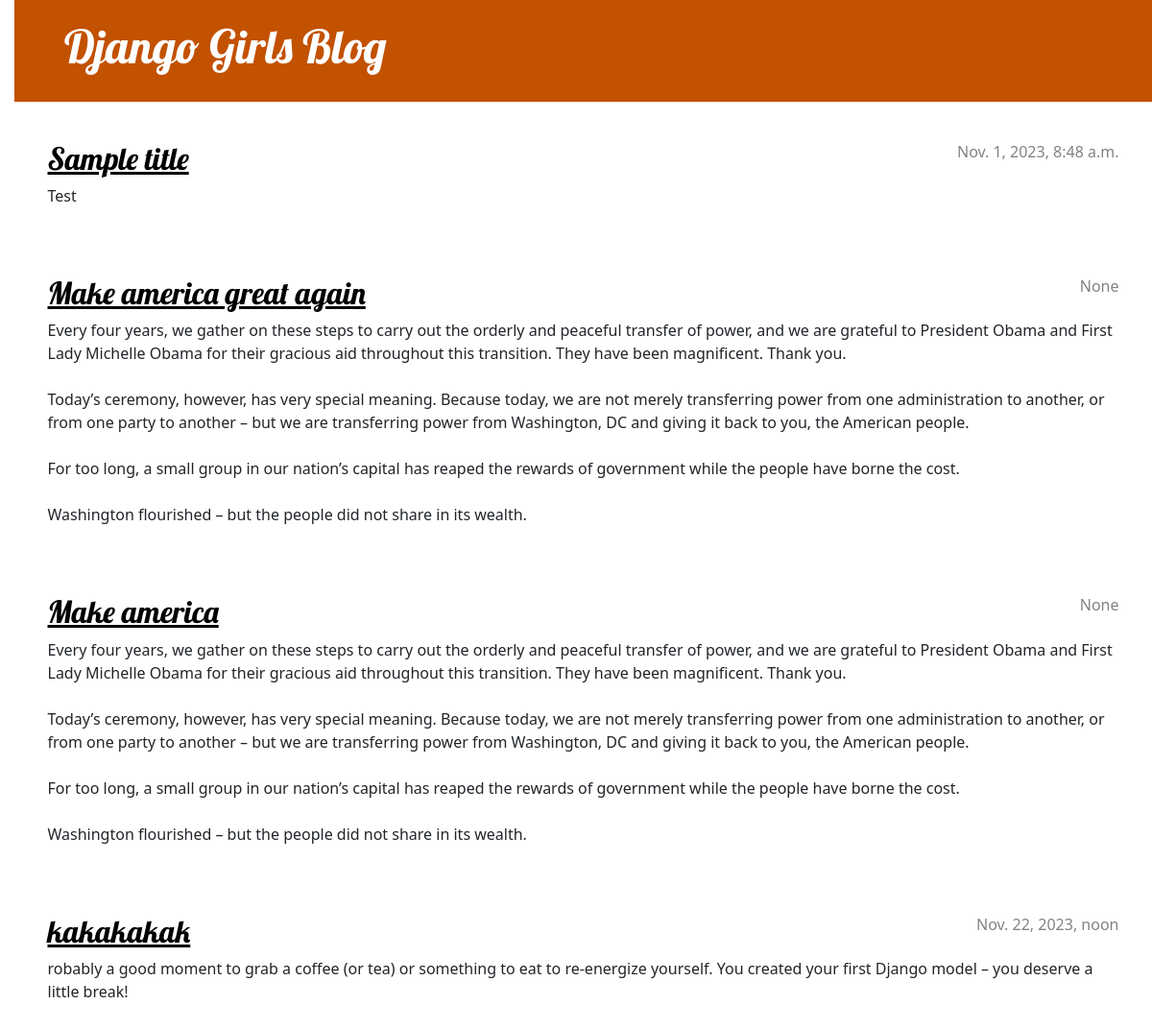
Before: / with the older database file.
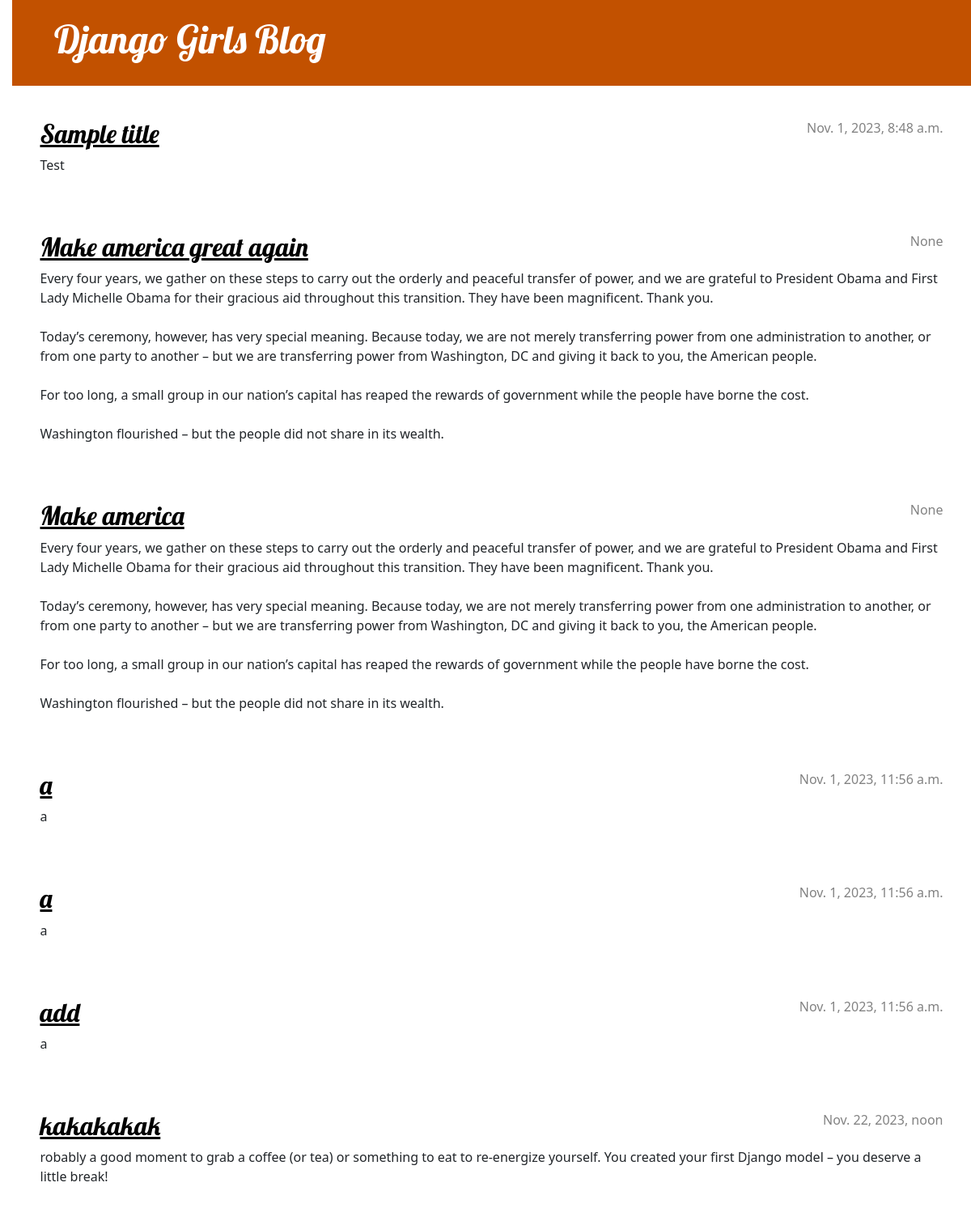
After: the same page with the newer database file.
### blog/models.py (models this page shows, shortened)
class Post(models.Model):
    author = models.ForeignKey(settings.AUTH_USER_MODEL, on_delete=models.CASCADE)
    title = models.CharField(max_length=200)
    text = models.TextField()
    created_date = models.DateTimeField(default=timezone.now)
    published_date = models.DateTimeField(blank=True, null=True)

### blog/views.py (the view)
# urls.py: path('', views.post_list, name='post_list'),
def post_list(request):
    posts = Post.objects.order_by('created_date')
    return render(request, 'blog/post_list.html', {'posts': posts})

### blog/templates/blog/post_list.html
{% extends 'blog/base.html' %}
{% block content %}
            {% for post in posts %}
                <article class="post">
                    <time class="date">
                        {{ post.published_date }}
                    </time>
<h2><a href="{% url 'post_detail' pk=post.pk %}">{{ post.title }}</a></h2>
                    <p>{{ post.text|linebreaksbr }}</p>
                </article>
            {% endfor %}
{% endblock %}

### blog/templates/blog/base.html (shortened to what this page needs)
{% load static %}
<!DOCTYPE html>
<html>
    <head>
        <link rel="stylesheet" href="https://cdn.jsdelivr.net/npm/bootstrap@5.1.3/dist/css/bootstrap.min.css">
        <link rel="stylesheet" href="{% static 'css/blog.css' %}">
    </head>
    <body>
    <header class="page-header">
      <div class="container">
          <h1><a href="/">Django Girls Blog</a></h1>
      </div>
    </header>
    <main class="container">
        <div class="row">
            <div class="col">
            {% block content %}
            {% endblock %}
            </div>
        </div>
    </main>
    </body>
</html>

### blog/static/css/blog.css (style rules this page uses)
h1 a, h2 a { color: #C25100; font-family: 'Lobster'; }
body { padding-left: 15px; }
.page-header { background-color: #C25100; margin-top: 0; margin-bottom: 40px; padding: 20px 20px 20px 40px; }
.page-header h1, .page-header h1 a, .page-header h1 a:visited, .page-header h1 a:active { color: #ffffff; font-size: 36pt; text-decoration: none; }
h1, h2, h3, h4 { font-family: 'Lobster', cursive; }
.date { color: #828282; }
.post { margin-bottom: 70px; }
.post h2 a, .post h2 a:visited { color: #000000; }
.post > .date, .post > .actions { float: right; }

Changed rows visible on the page:
added Post: published_date "Nov. 1, 2023, 11:56 a.m.", title "a", text "a"
added Post: published_date "Nov. 1, 2023, 11:56 a.m.", title "a", text "a"
added Post: published_date "Nov. 1, 2023, 11:56 a.m.", title "add", text "a"
